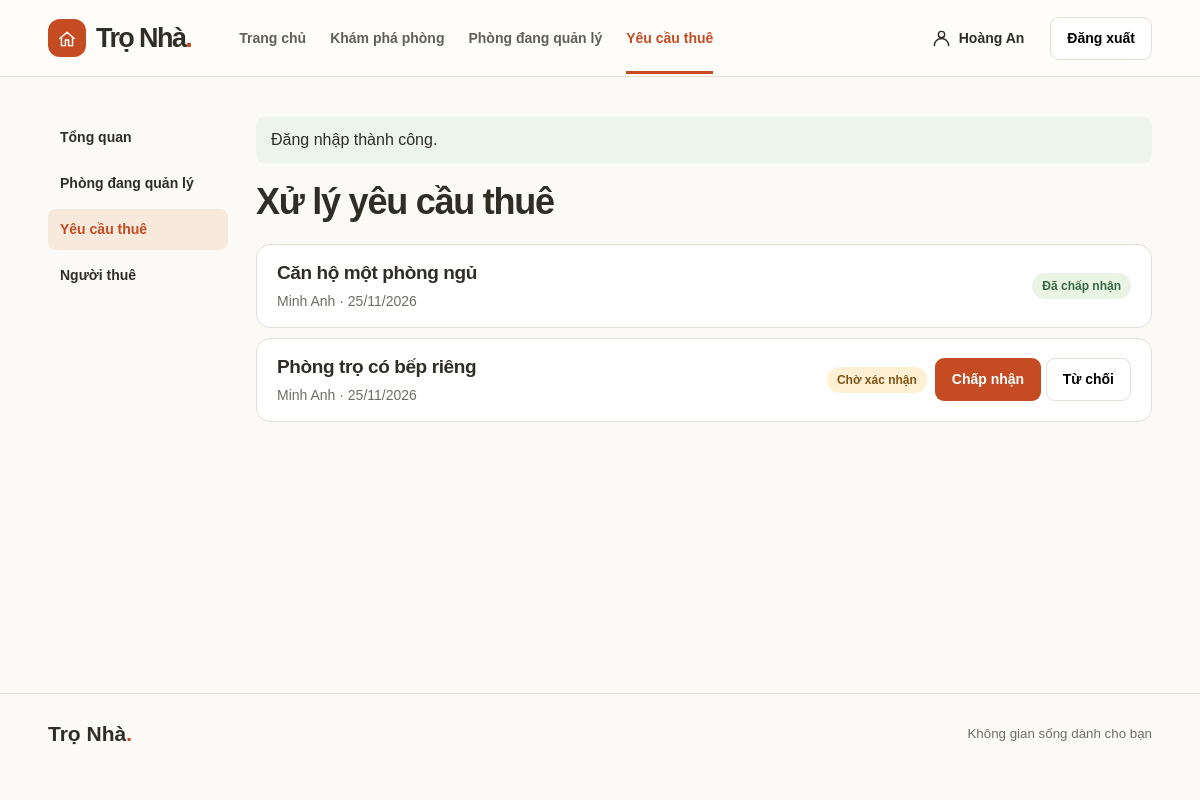
Screenshot of /landlord/requests.php (signed in) with the database file from the repository.
### tables this page shows
CREATE TABLE IF NOT EXISTS users (
 id INT UNSIGNED AUTO_INCREMENT PRIMARY KEY, name VARCHAR(120) NOT NULL, email VARCHAR(150) NOT NULL UNIQUE,
 hash VARCHAR(255) NOT NULL, role ENUM('renter','landlord','admin') NOT NULL, phone VARCHAR(24) NOT NULL DEFAULT ''
);

CREATE TABLE IF NOT EXISTS requests (
 id INT UNSIGNED AUTO_INCREMENT PRIMARY KEY, room INT UNSIGNED NOT NULL, renter INT UNSIGNED NOT NULL,
 status ENUM('pending','accepted','rejected') NOT NULL DEFAULT 'pending', created_at TIMESTAMP NOT NULL DEFAULT CURRENT_TIMESTAMP,
 FOREIGN KEY(room) REFERENCES rooms(id), FOREIGN KEY(renter) REFERENCES users(id)
);

CREATE TABLE IF NOT EXISTS rooms (
 id INT UNSIGNED AUTO_INCREMENT PRIMARY KEY, owner INT UNSIGNED NOT NULL, title VARCHAR(160) NOT NULL,
 city VARCHAR(100) NOT NULL, district VARCHAR(120) NOT NULL, price INT UNSIGNED NOT NULL, area DECIMAL(7,1) NOT NULL,
 type VARCHAR(50) NOT NULL DEFAULT 'Phòng trọ', description TEXT NOT NULL, amenities VARCHAR(500) NOT NULL,
 image MEDIUMTEXT NOT NULL, available TINYINT NOT NULL DEFAULT 1, hidden TINYINT NOT NULL DEFAULT 0,
 archived TINYINT NOT NULL DEFAULT 0, FOREIGN KEY(owner) REFERENCES users(id)
);

### config/auth.php (called while the page is built, shortened)
<?php
require_once __DIR__.'/database.php';
function h($value){return htmlspecialchars((string)$value,ENT_QUOTES|ENT_SUBSTITUTE,'UTF-8');}
function sql($query,$args=[]){$s=getConnection()->prepare($query);$s->execute($args);return $s;}
function one($query,$args=[]){return sql($query,$args)->fetch();}
function url($page='home',$args=[]){
 $script=str_replace(DIRECTORY_SEPARATOR,'/',$_SERVER['SCRIPT_NAME']);
 $file=str_replace(DIRECTORY_SEPARATOR,'/',$_SERVER['SCRIPT_FILENAME']);
 $relative=substr($file,strlen(str_replace(DIRECTORY_SEPARATOR,'/',ROOT)));
 $prefix=substr($script,0,strlen($script)-strlen($relative));
 if($page==='browse'){
  if(isset($args['id']))$page='detail';
  else $args=['browse'=>1]+$args;
 }
 return $prefix.'/'.ROUTES[$page].($args?'?'.http_build_query($args):'');
}
function startup($page){
 try{
 $user=isset($_SESSION['uid'])?one('SELECT id,name,email,role,phone FROM users WHERE id=?',[$_SESSION['uid']]):null;
 }catch(DomainException $e){$error=$e->getMessage();}
 catch(PDOException $e){if(isset($e->errorInfo[1])&&$e->errorInfo[1]===1062){$error='Email này đã được sử dụng.';}else{databaseError();}}
}
function asset($path){return substr(url('home'),0,-strlen('pages/home.php')).$path;}
function startPage($key){
 global $page,$user,$error,$ownerArea;
 $page=$key;
 startup($key);
 require ROOT.'/components/header.php';
}

### config/database.php (called while the page is built)
<?php
function getConnection(): PDO {
    static $pdo;
    if (!$pdo) {
        $dsn = sprintf('mysql:host=%s;port=%s;dbname=%s;charset=utf8mb4', getenv('DB_HOST') ?: '127.0.0.1', getenv('DB_PORT') ?: '3307', getenv('DB_NAME') ?: 'quan_ly_phong_tro');
        $pdo = new PDO($dsn, getenv('DB_USER') ?: 'root', getenv('DB_PASSWORD') ?: '', [
            PDO::ATTR_ERRMODE => PDO::ERRMODE_EXCEPTION, PDO::ATTR_DEFAULT_FETCH_MODE => PDO::FETCH_ASSOC,
            PDO::ATTR_EMULATE_PREPARES => false
        ]);
    }
    return $pdo;
}

### landlord/requests.php (the view, shortened to what this page needs)
<?php
require dirname(__DIR__) . '/config/auth.php';
startPage('inbox');
?>
<?php if(!defined('ROLES'))exit;
$requests=sql('SELECT q.*,r.title,r.hidden,r.archived,r.available,u.name FROM requests q JOIN rooms r ON r.id=q.room JOIN users u ON u.id=q.renter WHERE r.owner=? ORDER BY q.id DESC',[$user['id']])->fetchAll();?>
<h1>Xử lý yêu cầu thuê</h1><div class="rows"><?php foreach($requests as $q):?><article class="row"><div><h3><?=h($q['title'])?></h3><p><?=h($q['name'])?> · <?=date('d/m/Y',strtotime($q['created_at']))?> <?=$q['archived']?'· Tin đã xóa':($q['hidden']?'· Tin đang ẩn':'')?></p></div><div class="actions"><span class="status <?=$q['status']?>"><?=STATUS[$q['status']]?></span>
<?php if($q['status']==='pending'):?><form method="post"><?php if(!$q['hidden']&&$q['available']&&!$q['archived']):?><button class="btn primary" name="action" value="accepted">Chấp nhận</button><?php endif;?> <button class="btn outline" name="action" value="rejected">Từ chối</button></form><?php endif;?></div></article><?php endforeach;?></div>
<?php require ROOT.'/components/footer.php'; ?>

### components/header.php (shortened to what this page needs)
<?php
require_once ROOT.'/components/icons.php';
$ownerArea=str_starts_with(ROUTES[$page],'landlord/');
$nav=['home'=>'Trang chủ','browse'=>'Khám phá phòng'];
if(($user['role']??'')==='landlord'){$nav['dashboard']='Phòng đang quản lý';$nav['inbox']='Yêu cầu thuê';}
$active=$page==='home'&&isset($_GET['browse'])?'browse':($ownerArea&&$page!=='inbox'?'dashboard':$page);
?>
<!doctype html><html lang="vi"><head><meta charset="utf-8"><meta name="viewport" content="width=device-width,initial-scale=1"><title><?=h($nav[$active]??'Phòng trọ')?> · Trọ Nhà</title>
<link rel="stylesheet" href="<?=asset('css/style.css')?>"><link rel="stylesheet" href="<?=asset('css/home.css')?>"><?php if($ownerArea):?><link rel="stylesheet" href="<?=asset('css/landlord.css')?>"><?php endif;?><link rel="stylesheet" href="<?=asset('css/auth.css')?>"><script defer src="<?=asset('js/app.js')?>"></script></head><body>
<a class="skip" href="#main">Đến nội dung chính</a><header><div class="wrap top"><a class="brand" href="<?=url()?>"><span class="logo-mark"><?=icon('home')?></span><span>Trọ Nhà<b>.</b></span></a><nav><?php foreach($nav as $key=>$label):?><a class="<?=$active===$key?'active':''?>" href="<?=url($key)?>"><?=h($label)?></a><?php endforeach;?></nav><div class="account">
<?php if($user):?><a class="btn plain" href="<?=url('profile')?>"><?=icon('user').h($user['name'])?></a><form method="post" action="<?=url('logout')?>"><?=csrf()?><button class="btn outline" name="action" value="logout">Đăng xuất</button></form><?php else:?><a class="btn plain" href="<?=url('login')?>"><?=icon('door')?>Đăng nhập</a><a class="btn primary" href="<?=url('register')?>">Đăng ký</a><?php endif;?></div></div></header>
<?php if($ownerArea):?><div class="wrap landlord-layout"><?php require ROOT.'/components/sidebar.php';endif;?>
<main tabindex="-1" id="main" class="<?=$ownerArea?'':'wrap '?>page <?=$active==='home'?'homepage':''?>"><?php if(isset($_SESSION['message'])):?><p class="flash" role="status"><?=h($_SESSION['message'])?></p><?php endif;?>

### css/style.css (style rules this page uses)
:root { --ink:#302d27;--muted:#716d63;--orange:#c44b22;--line:#e5dfd5;--paper:#fcfaf6;font-family:Arial,Helvetica,sans-serif;color:var(--ink);background:var(--paper);line-height:1.5 }
* { box-sizing:border-box }
body { margin:0 }
a { color:inherit;text-decoration:none }
button,input,select,textarea { font:inherit }
button,a,select { touch-action:manipulation }
button { cursor:pointer }
.wrap { width:min(1216px,92%);margin:auto }
header { background:#fffdf9;border-bottom:1px solid var(--line) }
.top { min-height:76px;display:flex;align-items:center;gap:clamp(20px,4vw,68px) }
.brand { display:inline-flex;gap:10px;align-items:center;font-size:27px;font-weight:800;letter-spacing:-1.6px;white-space:nowrap }
.brand b,footer strong span { color:var(--orange) }
.logo-mark { display:grid;place-items:center;width:38px;height:38px;border-radius:12px;background:var(--orange);color:white }
.top nav,.account,.actions { display:flex;align-items:center;gap:18px;flex-wrap:wrap }
.top nav { gap:24px }
.top nav a { color:#625e57;font-weight:600;font-size:14px;padding:26px 0 22px;border-bottom:3px solid transparent }
.top nav .active { color:var(--orange);border-color:var(--orange) }
.account { margin-left:auto;gap:9px }
.btn,.text-link { display:inline-flex;align-items:center;justify-content:center;gap:8px;font-weight:650 }
.btn { border:1px solid transparent;border-radius:9px;padding:10px 16px;font-size:14px }
.btn.primary { background:var(--orange);color:white }
.plain { background:transparent }
.btn.outline,.btn.danger { background:#fff;border-color:var(--line) }
.page { padding:40px 0 64px;min-height:77vh }
h1,h2,h3,p { margin:0 }
h1,h2 { letter-spacing:-1.25px;line-height:1.15 }
h1 { font-size:clamp(29px,3vw,42px);margin-bottom:22px }
h3 { font-size:19px;line-height:1.4;letter-spacing:-.4px }
.card,.panel,.row { background:white;border:1px solid var(--line);border-radius:14px }
.badge,.status { display:inline-flex;align-items:center;gap:6px;font-size:12px;font-weight:650;padding:4px 10px;border-radius:30px }
.green,.accepted { background:#eaf4e5;color:#356a41 }
.pending { background:#fff0d3;color:#805215 }
.rows { display:grid;gap:10px }
.row { display:flex;align-items:center;justify-content:space-between;padding:15px 20px;gap:12px }
.row p { font-size:14px;color:var(--muted);margin-top:4px }
.actions { gap:8px }
.row h3,.card h3,.detail h1,.preserve { overflow-wrap:anywhere }

### css/landlord.css (style rules this page uses)
.landlord-layout { display: grid; grid-template-columns: 180px minmax(0, 1fr); gap: 28px; }

### css/auth.css (style rules this page uses)
.flash { background: #edf4ea; border-radius: 8px; padding: 11px 15px; margin-bottom: 18px; }
.account form { margin: 0; }

### rows the page displays
users: name "Hoàng An"
requests: room.title "Căn hộ một phòng ngủ", renter.name "Minh Anh", created_at "25/11/2026", status "Đã chấp nhận"
requests: room.title "Phòng trọ có bếp riêng", renter.name "Minh Anh", created_at "25/11/2026", status "Chờ xác nhận", shows "Chấp nhận"

### other values shown
$label "Trang chủ"
$label "Khám phá phòng"
$label "Phòng đang quản lý"
$label "Yêu cầu thuê"
$label "Tổng quan"
$label "Người thuê"
$_SESSION['message'] "Đăng nhập thành công."
